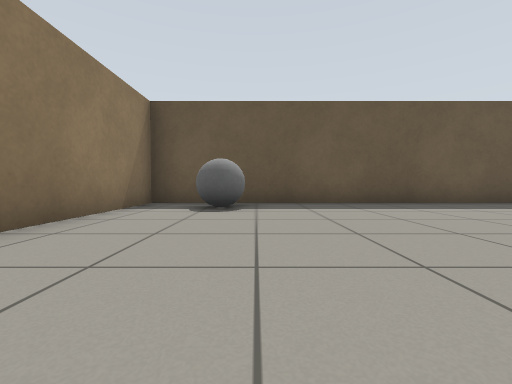
[1] (above)

20 first-person views from a walk through a robot-simulator world made for Gazebo. The camera is 0.5 m above the floor, tilts 2° down and sees 90° across. The floor is counted in squares, 1 m on a side. Each view is taken from the middle of a square. On the plan, view 1 faces up. The plan holds only what a view shows up to about 9 squares ahead; the rest is blank.

[2]
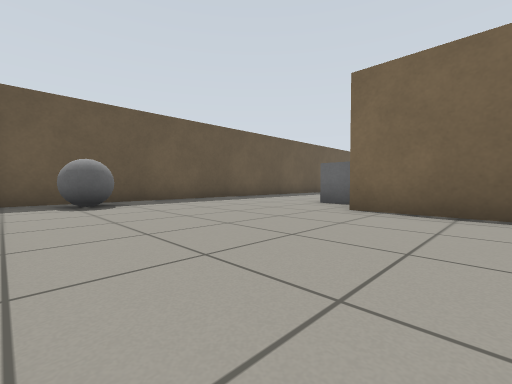

[3]
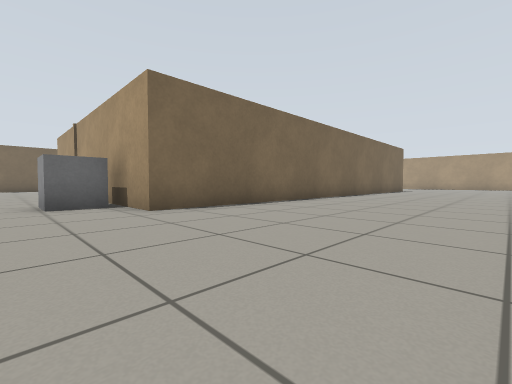

[4]
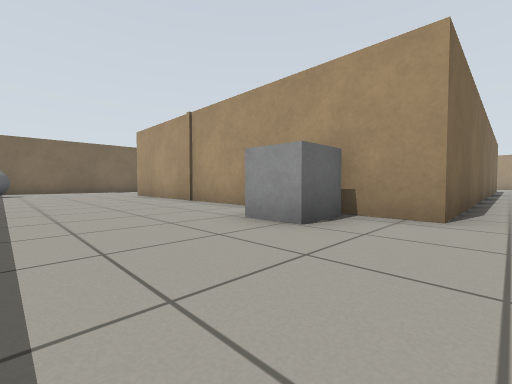

[5]
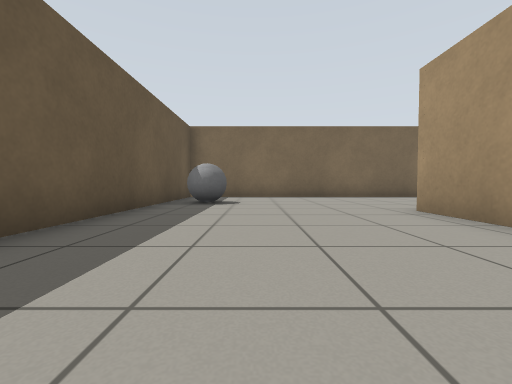

[6]
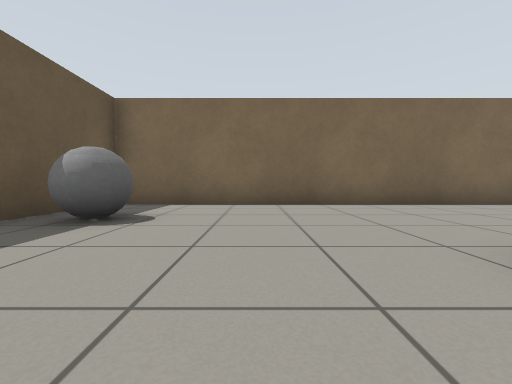

[7]
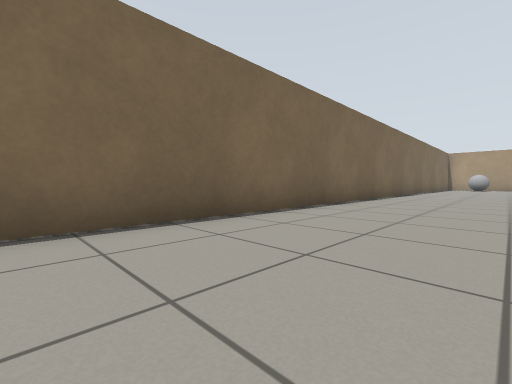

[8]
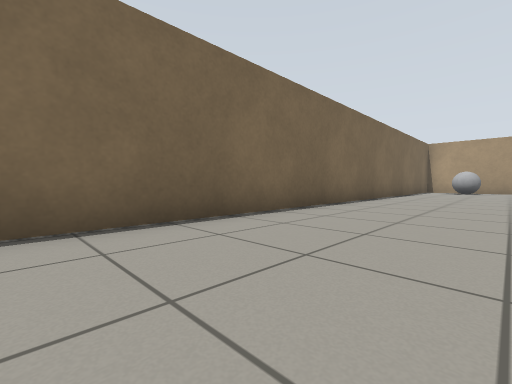

[9]
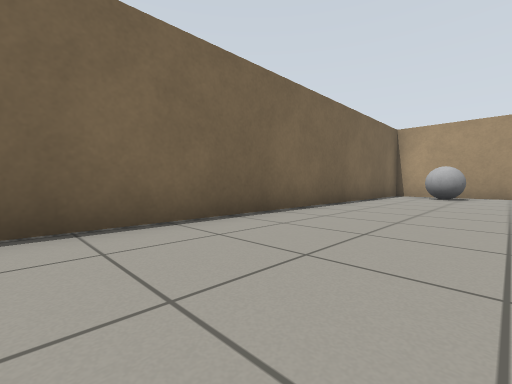

[10]
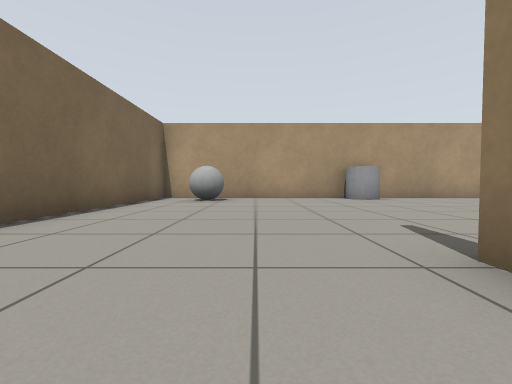

[11]
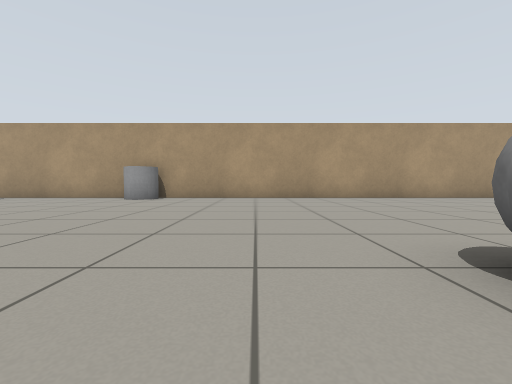

[12]
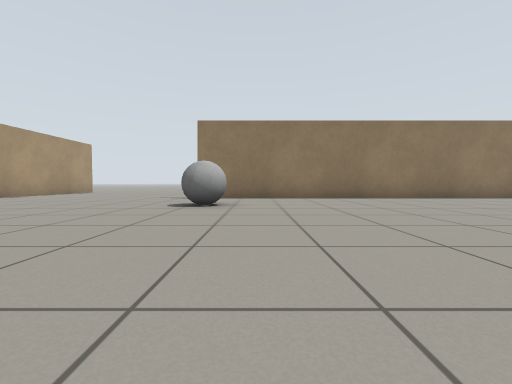

[13]
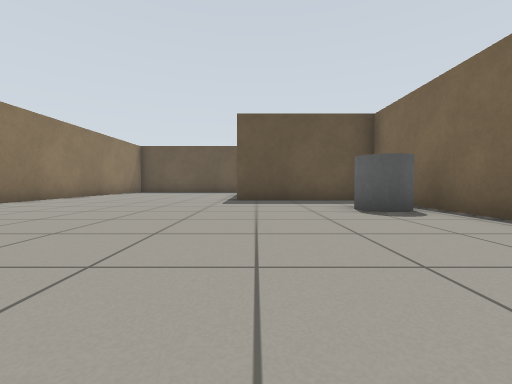

[14]
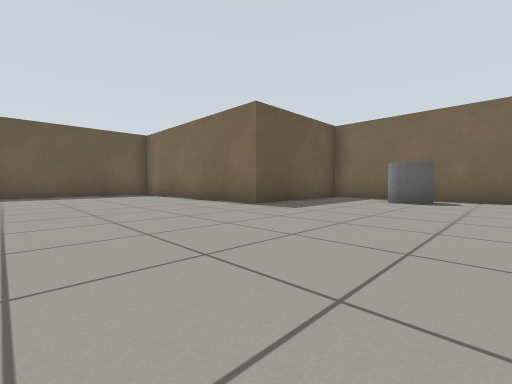

[15]
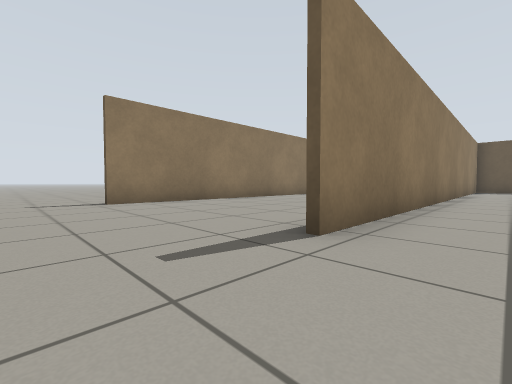

[16]
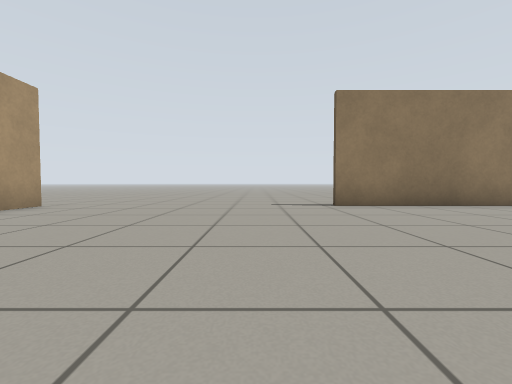

[17]
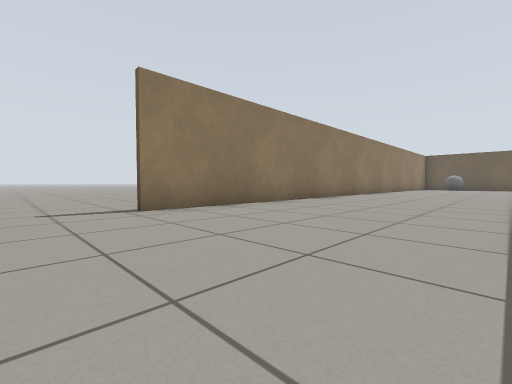

[18]
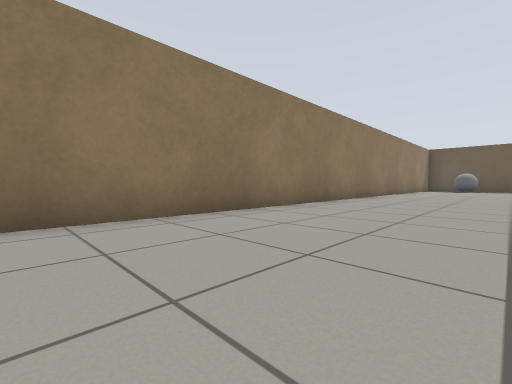

[19]
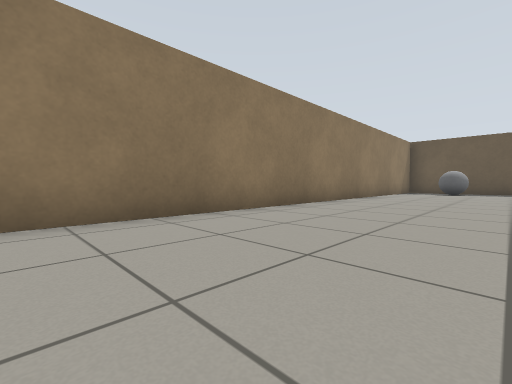

[20]
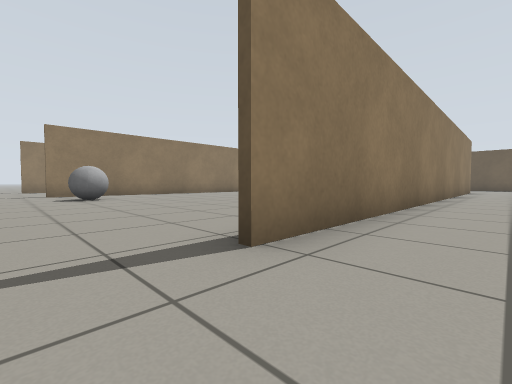

### Floor plan
Points are (right, up) in squares from view 1. A wall is a line through its corners. A room is listed if a view was taken in it or the views show most of it. See-through windows are left out.
Room 1 (views 1, 2, 3, 4, 5, 6, 7, 8, 9, 10, 11, 12, 13, 14, 15, 16, 17, 18, 19, 20)
walls: (2.6, -7.3) (2.6, 1.1) (12.6, 1.1); (2.7, -3.6) (2.7, -14); (12.4, -10) (12.4, -5.6) (8.5, -5.6) (8.5, -1.6); (12.6, -3.6) (12.6, -13.8); (5.9, 1) (4, 1); (6.4, 6.3) (-2.6, 6.3) (-2.6, -14.4); (-2.5, -20.6) (17.1, -20.6) (17.1, 6.3) (10.2, 6.3)
ways out: opening at (-3.5, -21)
objects: grey ball (-1, 5) to (0, 5); grey box (4, 2) to (5, 2); grey ball (5, -13) to (6, -13); grey cylinder (10, -20) to (11, -20); grey cylinder (11, -8) to (12, -8); grey ball (14, 5) to (15, 5); grey ball (15, -20) to (16, -19)

Where each view was taken, in squares from view 1:
view 1: 0 up, 0 right, facing up
view 2: 1 down, 2 left, facing up-right
view 3: 3 up, 2 left, facing down-right
view 4: 5 up, 2 right, facing down-right
view 5: 4 up, 8 right, facing right
view 6: 3 up, 11 right, facing right
view 7: 1 up, 14 right, facing down-right
view 8: 5 down, 14 right, facing down-right
view 9: 10 down, 14 right, facing down-right
view 10: 12 down, 14 right, facing down
view 11: 12 down, 7 right, facing down
view 12: 12 down, 11 right, facing left
view 13: 13 down, 9 right, facing up
view 14: 10 down, 4 right, facing up-right
view 15: 16 down, 4 right, facing up-left
view 16: 16 down, 3 right, facing left
view 17: 16 down, 2 right, facing up-left
view 18: 12 down, 1 right, facing up-left
view 19: 8 down, 1 right, facing up-left
view 20: 15 down, 14 right, facing up-left
